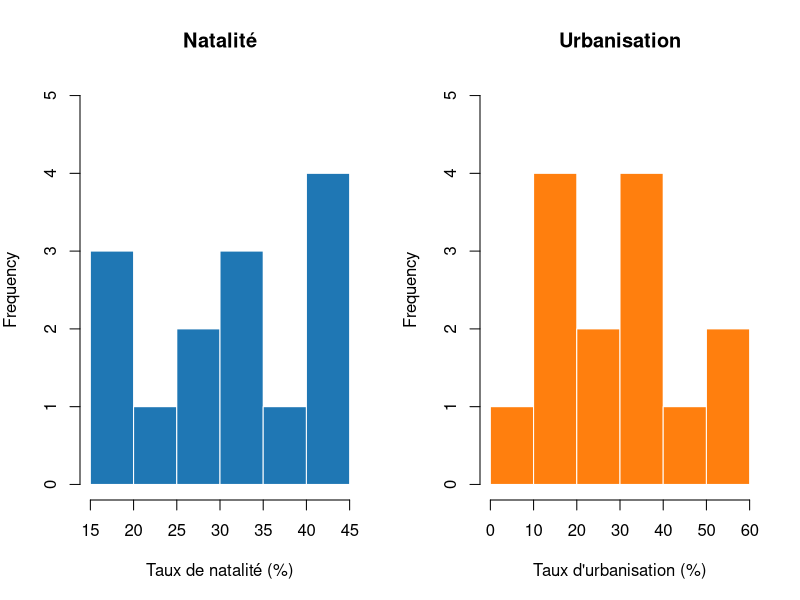
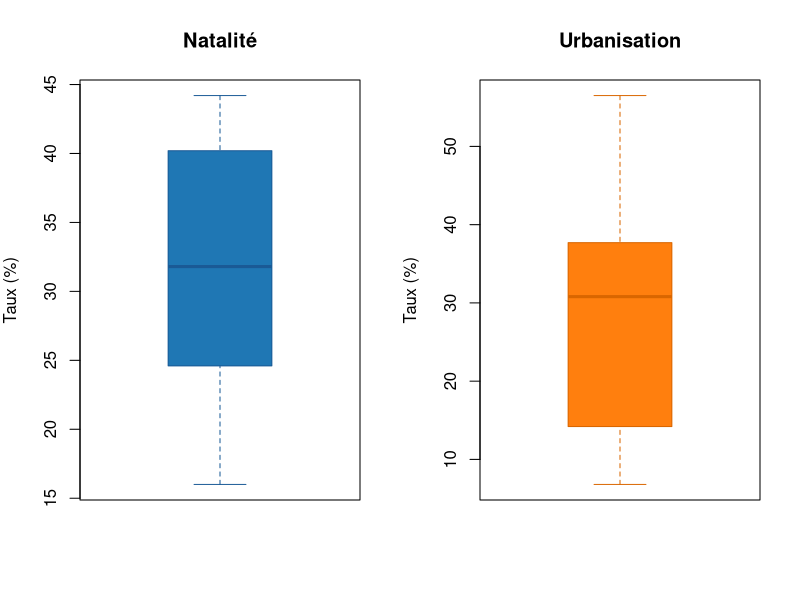
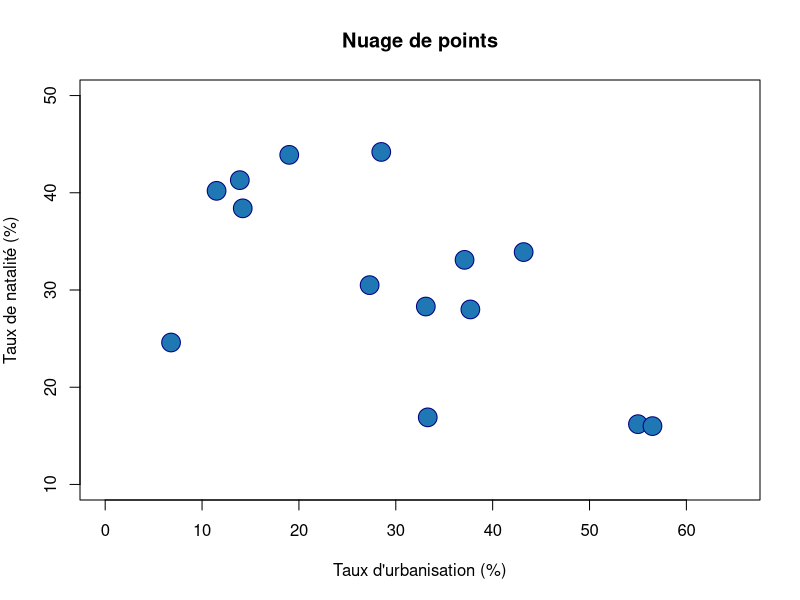
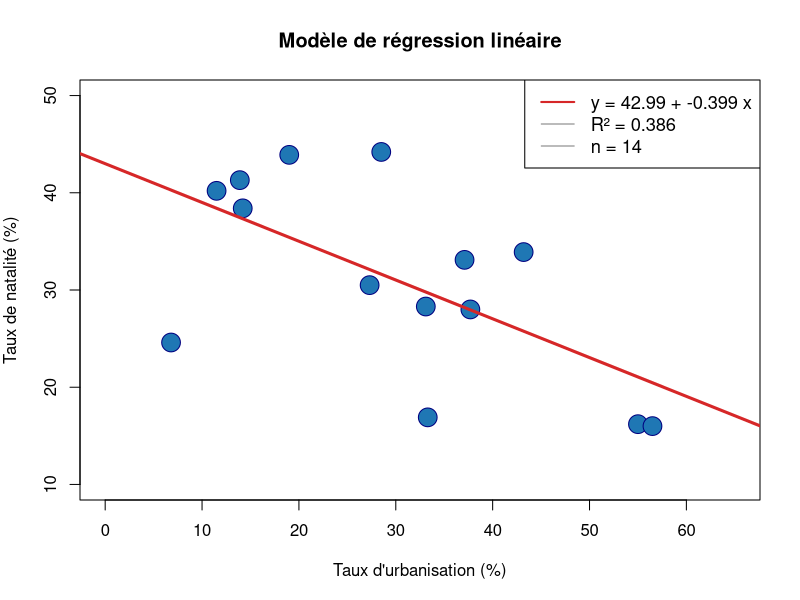
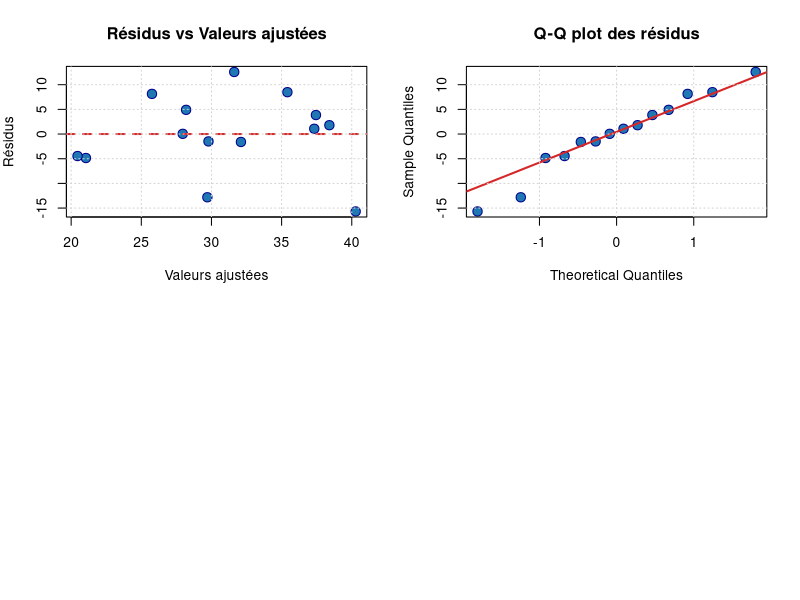
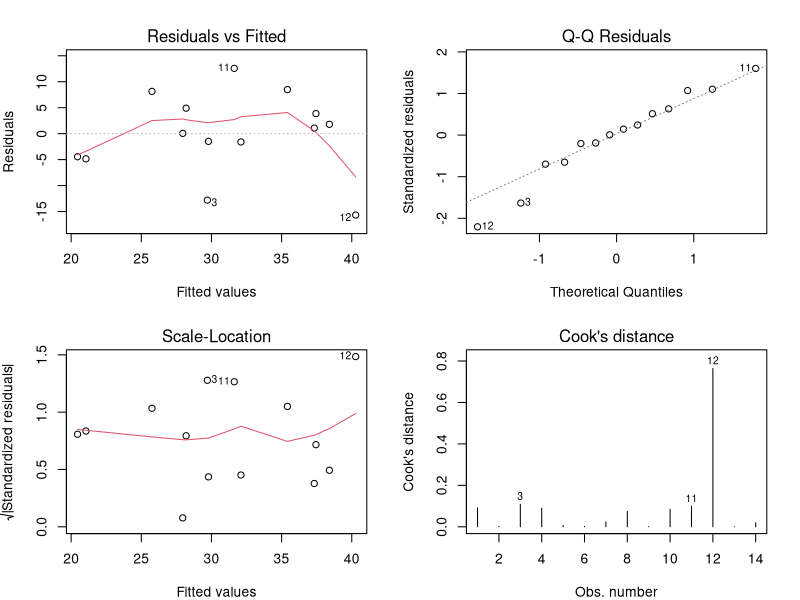

Here is the R script that generated these plots, in order:
## ---- chunk 1
knitr::opts_chunk$set(
  echo = TRUE, 
  fig.path = "fig/",
  message = FALSE,
  warning = FALSE,
  fig.align = "center",
  comment = "#>"
)
library(knitr)
library(dplyr)
## ---- chunk 2
# Configuration du répertoire de travail
setwd("~/Desktop/R-stat/TP-1")

# Importation du fichier CSV
don <- read.csv2("don_mls.csv", header = TRUE, sep = ";", dec = ",")

# Simplification des noms de colonnes
names(don) <- c("natalite", "urbanisation")

# Conversion en format numérique
don$natalite      <- as.numeric(as.character(don$natalite))
don$urbanisation  <- as.numeric(as.character(don$urbanisation))

# Affichage des données complètes
kable(don, caption = "📋 Ensemble des données utilisées", digits = 2)
## ---- chunk 3
# Calcul des statistiques pour chaque variable

# Natalité
moy_nat <- mean(don$natalite)
med_nat <- median(don$natalite)
sd_nat  <- sd(don$natalite)
min_nat <- min(don$natalite)
max_nat <- max(don$natalite)

# Urbanisation
moy_urb <- mean(don$urbanisation)
med_urb <- median(don$urbanisation)
sd_urb  <- sd(don$urbanisation)
min_urb <- min(don$urbanisation)
max_urb <- max(don$urbanisation)

# Affichage formaté
cat("╔════════════════════════════════════════════╗\n")
cat("║     TAUX DE NATALITÉ - STATISTIQUES        ║\n")
cat("╚════════════════════════════════════════════╝\n")
cat("  Moyenne      :", round(moy_nat,2), "%\n")
cat("  Médiane      :", round(med_nat,2), "%\n")
cat("  Écart-type   :", round(sd_nat,2), "%\n")
cat("  Min          :", round(min_nat,2), "%\n")
cat("  Max          :", round(max_nat,2), "%\n\n")

cat("╔════════════════════════════════════════════╗\n")
cat("║   TAUX D'URBANISATION - STATISTIQUES       ║\n")
cat("╚════════════════════════════════════════════╝\n")
cat("  Moyenne      :", round(moy_urb,2), "%\n")
cat("  Médiane      :", round(med_urb,2), "%\n")
cat("  Écart-type   :", round(sd_urb,2), "%\n")
cat("  Min          :", round(min_urb,2), "%\n")
cat("  Max          :", round(max_urb,2), "%\n")
## ---- chunk 4
par(mfrow=c(1,2), mar=c(5,4,4,2))

hist(don$natalite, 
     main="Natalité", 
     xlab="Taux de natalité (%)", 
     col="#1f77b4", 
     border="white",
     breaks=7,
     ylim=c(0,5))

hist(don$urbanisation, 
     main="Urbanisation", 
     xlab="Taux d'urbanisation (%)", 
     col="#ff7f0e", 
     border="white",
     breaks=7,
     ylim=c(0,5))

par(mfrow=c(1,1))
## ---- chunk 5
par(mfrow=c(1,2), mar=c(5,4,4,2))

boxplot(don$natalite, 
        main="Natalité", 
        ylab="Taux (%)", 
        col="#1f77b4",
        border="#1a5a96")

boxplot(don$urbanisation, 
        main="Urbanisation", 
        ylab="Taux (%)", 
        col="#ff7f0e",
        border="#d96600")

par(mfrow=c(1,1))
## ---- chunk 6
# Calcul de la corrélation de Pearson
r_pearson <- cor(don$natalite, don$urbanisation, method="pearson")
test_cor  <- cor.test(don$natalite, don$urbanisation, method="pearson")

cat("╔══════════════════════════════════════════════════╗\n")
cat("║        ANALYSE DE CORRÉLATION PEARSON           ║\n")
cat("╚══════════════════════════════════════════════════╝\n")
cat("  r (coefficient)     :", round(r_pearson,3), "\n")
cat("  p-value             :", format(test_cor$p.value, digits=4), "\n")
cat("  IC 95%              : [", round(test_cor$conf.int[1],3), " ; ", 
    round(test_cor$conf.int[2],3), "]\n")
## ---- chunk 7
plot(
  don$urbanisation, don$natalite,
  main = "Nuage de points",
  pch = 21,
  bg = "#1f77b4",
  col = "#000080",
  cex = 2.5,
  xlab = "Taux d'urbanisation (%)",
  ylab = "Taux de natalité (%)",
  xlim = c(0, 65),
  ylim = c(10, 50)
)
## ---- chunk 8
# Création du modèle linéaire
mod_lin <- lm(natalite ~ urbanisation, data = don)

# Extraction des résultats
a <- coef(mod_lin)[1]
b <- coef(mod_lin)[2]
R2 <- summary(mod_lin)$r.squared
adj_R2 <- summary(mod_lin)$adj.r.squared
p_pente <- summary(mod_lin)$coefficients[2,4]

# Affichage formaté
cat("╔════════════════════════════════════════════════════╗\n")
cat("║       RÉSULTATS DE LA RÉGRESSION LINÉAIRE         ║\n")
cat("╚════════════════════════════════════════════════════╝\n\n")

# Résumé complet
summary(mod_lin)

cat("\n═══════════════════════════════════════════════════\n")
cat("  Équation :", round(a,3), "+", round(b,3), "× urbanisation\n")
cat("  R²       :", round(R2,3), "→", round(100*R2,1), "% variance expliquée\n")
cat("  p-value  :", format(p_pente, digits=4), "\n")
cat("═══════════════════════════════════════════════════\n")
## ---- chunk 9
plot(don$urbanisation, don$natalite,
     pch=21,
     bg="#1f77b4",
     col="#000080",
     cex=2.5,
     xlab="Taux d'urbanisation (%)",
     ylab="Taux de natalité (%)",
     main="Modèle de régression linéaire",
     xlim=c(0, 65),
     ylim=c(10, 50))

# Droite de régression
abline(mod_lin, col="#d62728", lwd=3)

# Légende améliorée
legend("topright",
       legend=c(
         paste("y =", round(a,2), "+", round(b,3), "x"),
         paste("R² =", round(R2,3)),
         paste("n =", nrow(don))
       ),
       col=c("#d62728", "gray50", "gray50"),
       lwd=c(2, 1, 1),
       bty="round",
       bg="white",
       cex=1.1)
## ---- chunk 10
# Extraction des résidus
residus <- residuals(mod_lin)
fites   <- fitted(mod_lin)

cat("╔══════════════════════════════════════════════╗\n")
cat("║     ANALYSE DES RÉSIDUS DU MODÈLE           ║\n")
cat("╚══════════════════════════════════════════════╝\n\n")

summary(residus)

cat("\n  Moyenne des résidus :", round(mean(residus), 8), "(≈ 0 ✓)\n")
cat("  Écart-type          :", round(sd(residus), 3), "\n")
## ---- chunk 11
par(mfrow=c(2,2), mar=c(5,4,4,2))

# 1. Résidus vs ajustées
plot(fites, residus,
     main="Résidus vs Valeurs ajustées",
     xlab="Valeurs ajustées",
     ylab="Résidus",
     pch=21,
     bg="#1f77b4",
     col="darkblue",
     cex=1.5)
abline(h=0, col="#d62728", lwd=2, lty=2)
grid()

# 2. Q-Q plot
qqnorm(residus, 
       main="Q-Q plot des résidus",
       pch=21,
       bg="#1f77b4",
       col="darkblue",
       cex=1.5)
qqline(residus, col="#d62728", lwd=2)
grid()

par(mfrow=c(1,1))
## ---- chunk 12
par(mfrow=c(2,2), mar=c(4,4,3,2))
plot(mod_lin, which=1:4)
par(mfrow=c(1,1))
## ---- chunk 13
resultats <- data.frame(
  Indicateur = c(
    "Observations (n)",
    "Corrélation r",
    "p-value (corrélation)",
    "Intercept (a)",
    "Pente (b)",
    "R²",
    "R² ajusté",
    "p-value (pente)"
  ),
  Valeur = c(
    nrow(don),
    round(r_pearson, 3),
    format(test_cor$p.value, scientific=TRUE, digits=2),
    round(a, 3),
    round(b, 3),
    round(R2, 3),
    round(adj_R2, 3),
    format(p_pente, scientific=TRUE, digits=2)
  )
)

kable(resultats, 
      caption="📊 Récapitulatif des résultats statistiques",
      align=c('l','r'))
